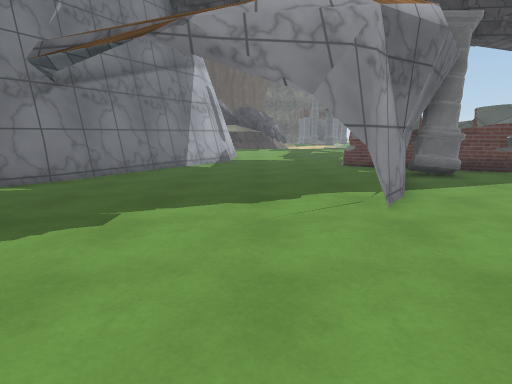
view 1 (above)

23 first-person views from a walk through a Unity game level. The camera is 1.3 m above the floor, tilts 10° down and sees 75° across. The floor is counted in squares, 1 m on a side. Each view is taken from the middle of a square. On the plan, view 1 faces up. The plan holds only what a view shows up to about 14 squares ahead; the rest is blank. The place goes on beyond the plan. The player character is not drawn. Some animated figures are not drawn. Some surface patterns are stand-ins.

view 2
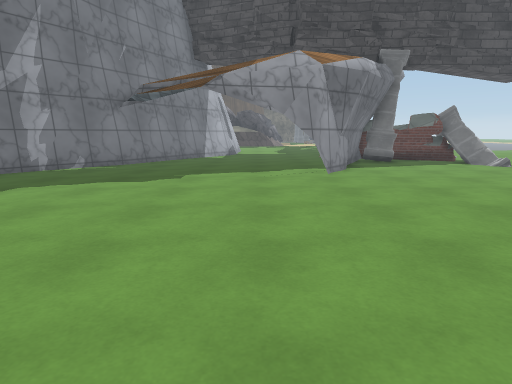

view 3
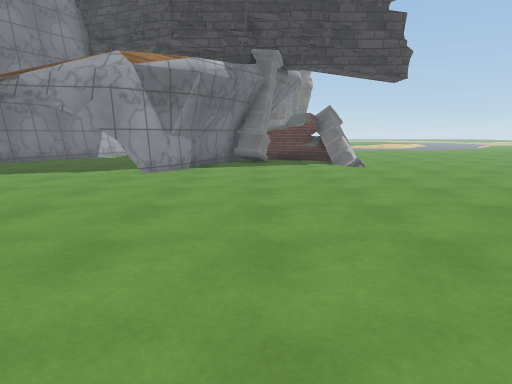

view 4
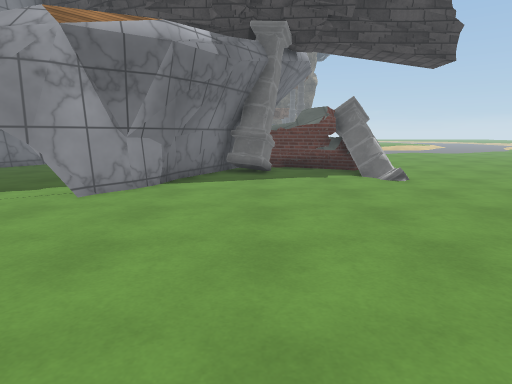

view 5
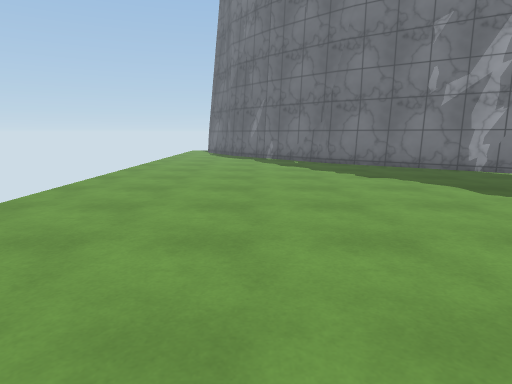

view 6
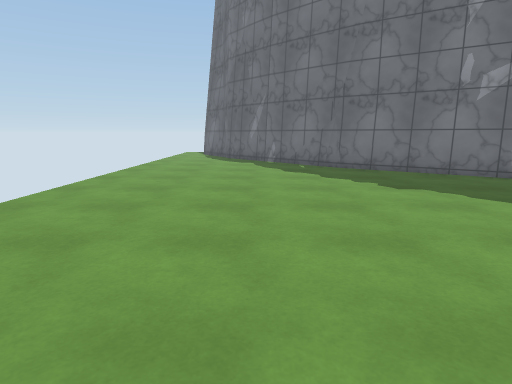

view 7
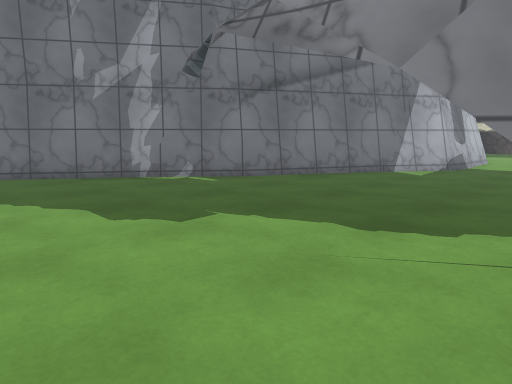

view 8
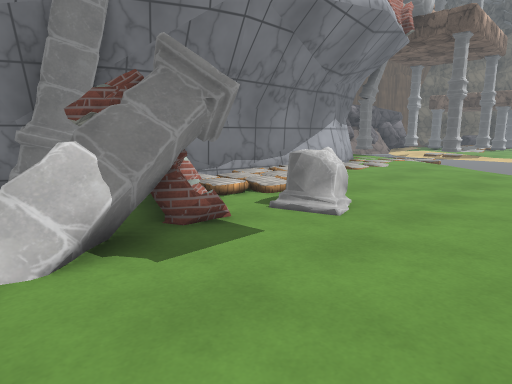

view 9
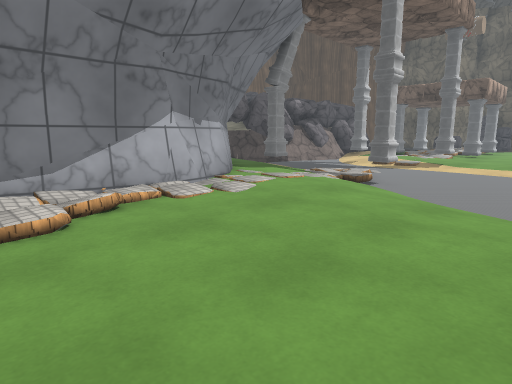

view 10
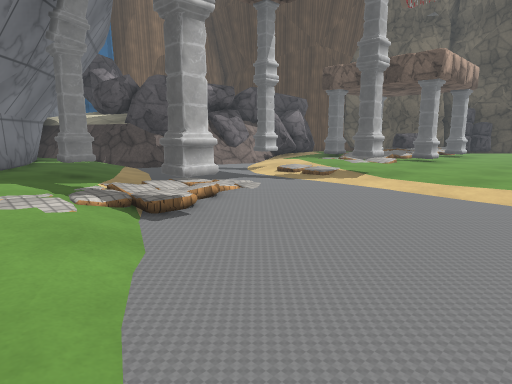

view 11
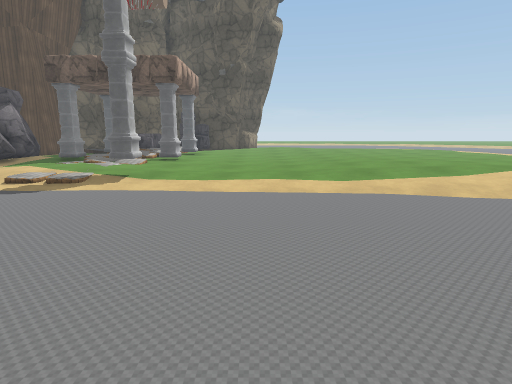

view 12
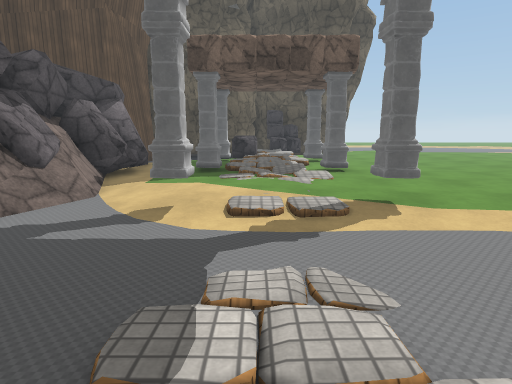

view 13
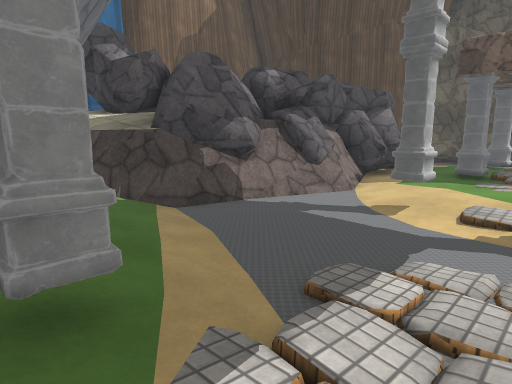

view 14
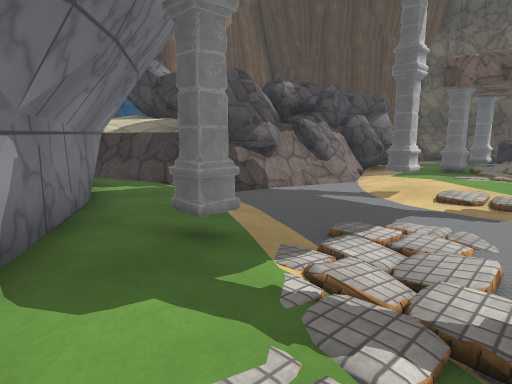

view 15
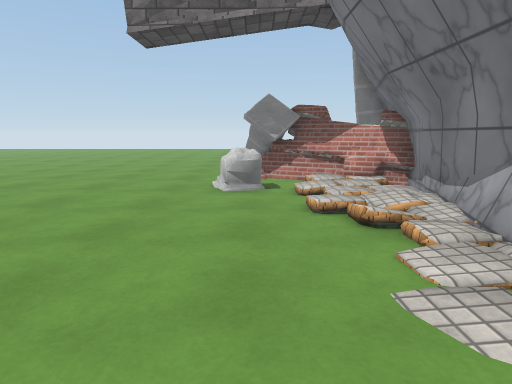

view 16
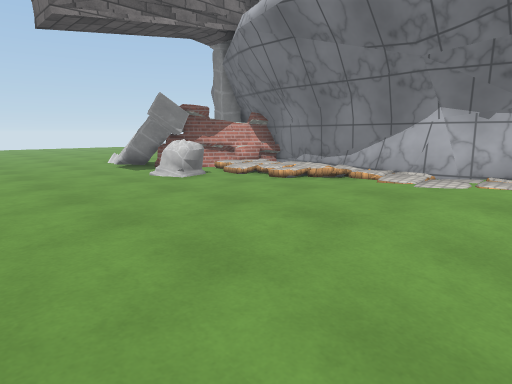

view 17
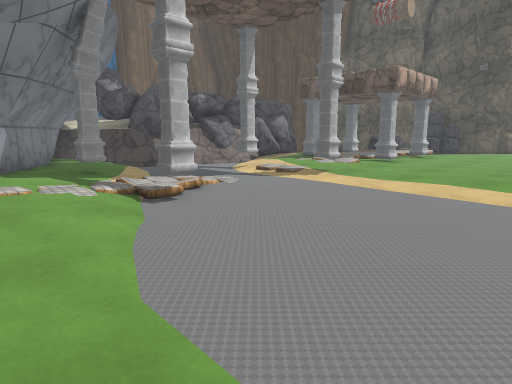

view 18
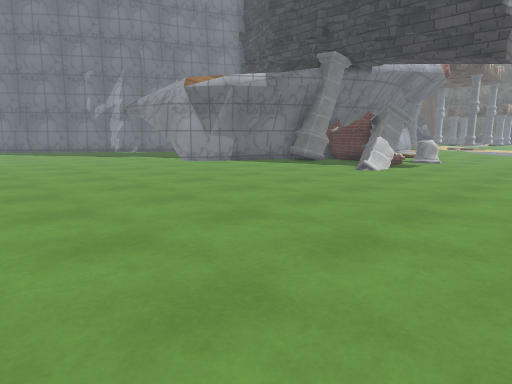

view 19
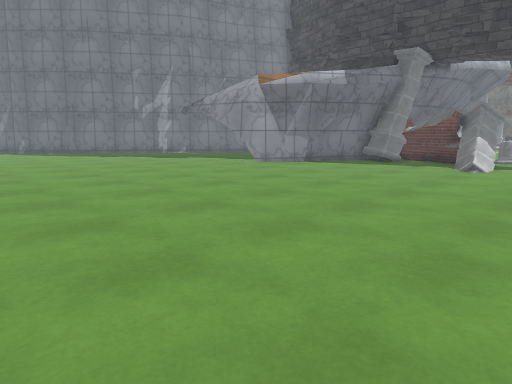

view 20
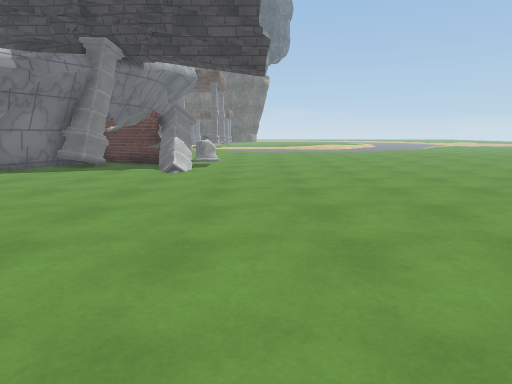

view 21
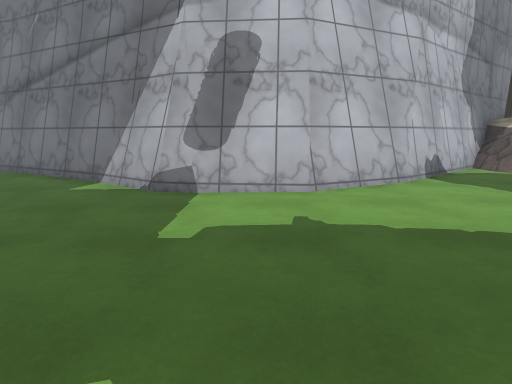

view 22
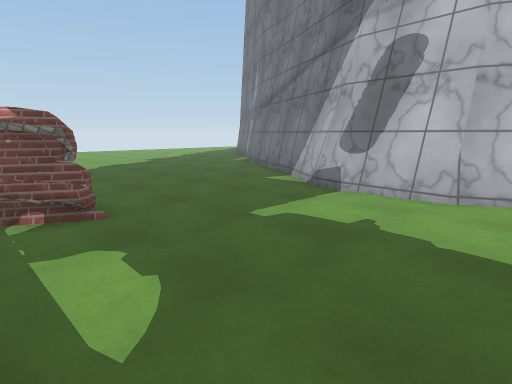

view 23
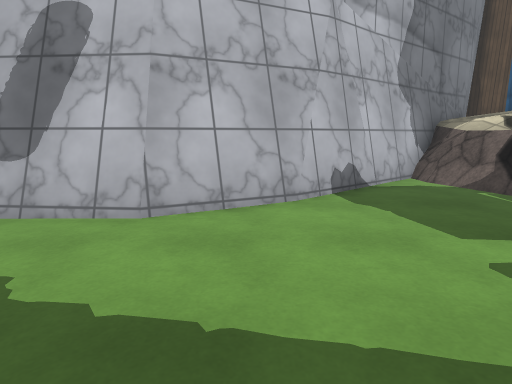

### Floor plan
Key: @ floor where view 1 was taken; # wall or solid block; . main floor; : floor 0.25 m higher than the main floor; - floor 0.25 m lower than the main floor; / step, stairs or slope; = window, fence, low wall or low ledge; ~ liquid the walk can cross; ≈ liquid the walk keeps out of; P pillar; R rock; O other object.
Columns run from 12 left of view 1 to 16 right of it. Each row starts with its distance up from view 1.
 40                  P. :O .. -..
 39               RR..//:: .. -..
 38               RR...::........
 37               RR.RR:/RR......
 36              #RR.PP//P.......
 35              ##=.............
 34              #R=-............
 33              #R--............
 32              ##~~PO..PR......
 31              ##~~~-//--/--/-/
 30              #=~~~~~~≈~~~~~~~
 29            ###≈~~~~--~~~~~~~~
 28            #=.-/-~~-≈~~~~~~~~
 27        #####...//--/.~~~~~~~~
 26        #=# ####..PP//RP~~~~~~
 25        #....  ##:P:../~~~~~~~
 24        ##.....  ##::.../~~~~~
 23         ##.....  :#::...-----
 22          #.....   #:::.......
 21          ##...... .#.........
 20           #....... #:........
 19           ##.......#/........
 18           ##.......#/.......
 17           ##......##/:......
 16           #.......# :........
 15          ##.....### :.P......
 14         ##......###= .PP.....
 13         #.......#####O.......
 12        ##........####OO......
 11        #.........#PP##O......
 10       ##........##P..OO......
  9      ##.........#.....O......
  8      #..........#............
  7     ##.. ......#.............
  6    ##.........#..............
  5   ##.........#...............
  4   #..........................
  3  ##..........................
  2 ##...........................
  1 #............................
  0 ............@................
 -1 .............................
 -2 ............................
 -3 ........................... .
 -4 .........................
 -5 .............     .  ... .

Positions as (right, up) in squares from view 1, and headings:
1: (0, 0), facing up
2: (0, -5), facing up
3: (6, -5), facing up
4: (6, -1), facing up
5: (4, -1), facing left
6: (2, -1), facing left
7: (2, 2), facing up-left
8: (14, 9), facing up-left
9: (14, 16), facing up-left
10: (14, 23), facing up-left
11: (13, 23), facing up
12: (7, 26), facing up
13: (8, 25), facing up-left
14: (9, 23), facing up-left
15: (10, 23), facing down
16: (16, 23), facing down-left
17: (16, 22), facing up-left
18: (16, -3), facing up-left
19: (13, -5), facing up-left
20: (13, -3), facing up
21: (6, 18), facing left
22: (6, 21), facing down-left
23: (4, 21), facing left
